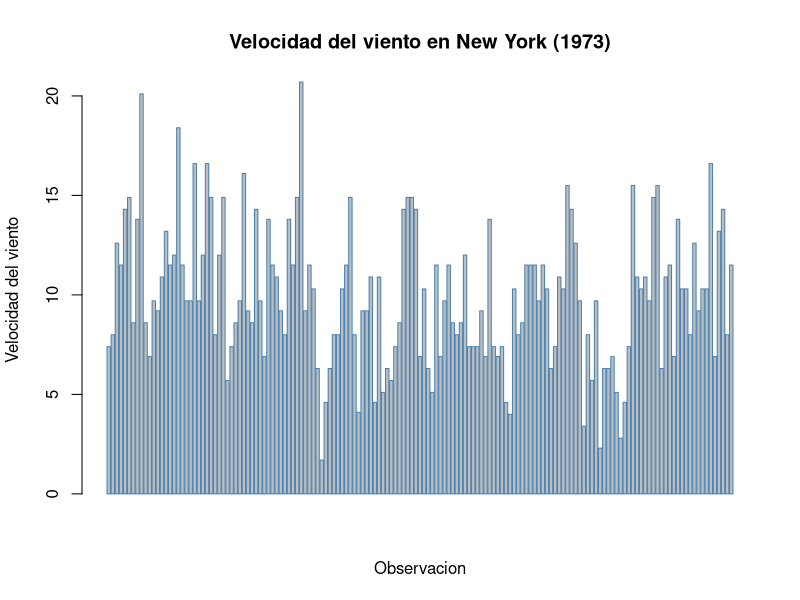
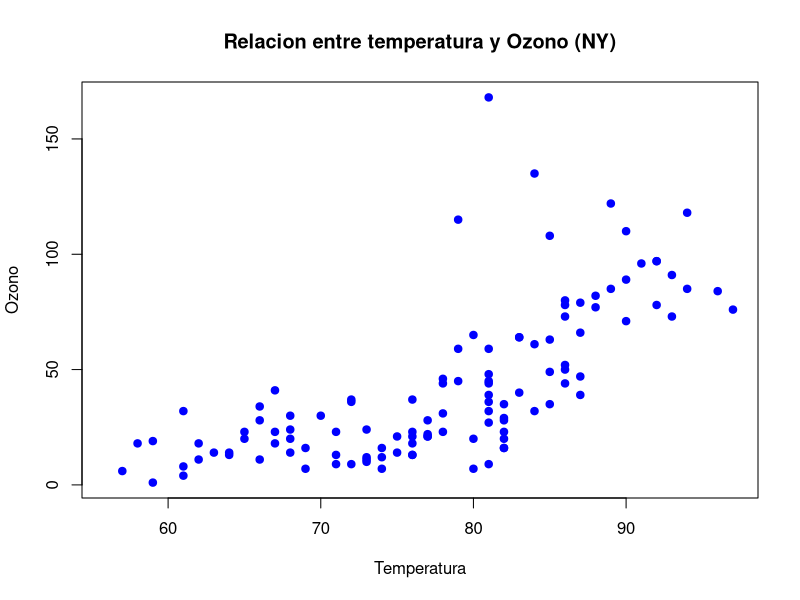

The R script that drew these images, in order:
# ==============================================================================
# UNIVERSIDAD DE COSTA RICA  -  ESCUELA DE ESTADISTICA
# XS-0129  PROGRAMACION PARA ESTADISTICA I
# ------------------------------------------------------------------------------
# PRACTICA SEMANA 11: CONSTRUCCION DE GRAFICOS CON R
# MODALIDAD: TRABAJO COLABORATIVO EN GIT / GITHUB
# Valor: 1% adicional sobre nota de curso
# Fecha entrega máxima: martes 26/05/2026
# Entrega esperada: documento PDF con enlace a repositorio
# ==============================================================================
#
# Esta practica se realiza EN PAREJAS o EN GRUPOS DE TRES personas.
# El grupo entrega un UNICO archivo .R, pero administrado de forma colaborativa
# en un repositorio de GitHub. Cada integrante DEBE aportar al menos un ejercicio
# con sus propios commits, de modo que el historial demuestre la participacion
# individual de cada quien.
#
# ------------------------------------------------------------------------------
# DATOS DEL GRUPO
# ------------------------------------------------------------------------------
# Integrante A: Keylin Francinni Cervantes Mata   Carne: C4E080  GitHub: Cervantes-gif
# Integrante B: Esteban Vargas Rodriguez  Carne: C5K725  GitHub: stebanvr
# Integrante C: ______________________  Carne: __________  GitHub: ____________
#               (deje en blanco si el grupo es de dos personas)
#
# ------------------------------------------------------------------------------
# OBJETIVOS DE APRENDIZAJE
# ------------------------------------------------------------------------------
#   1. Construir e interpretar graficos con el paquete base de R.
#   2. Aplicar la gramatica de graficos del paquete ggplot2 por capas.
#   3. Representar informacion geografica mediante mapas en R.
#   4. INVESTIGAR de forma autonoma otras librerias de visualizacion de R,
#      documentarlas y compararlas con las herramientas vistas en clase.
#   5. Utilizar Git y GitHub para versionar y desarrollar codigo de forma
#      COLABORATIVA (clonar, ramas, commits, pull requests y fusiones).
#
# ==============================================================================
# INSTRUCCIONES GENERALES
# ==============================================================================
#   - Trabajen DENTRO de este mismo archivo .R. Escriban su codigo debajo de
#     cada enunciado, en las lineas marcadas con ">>> ESCRIBA SU CODIGO AQUI".
#   - NO borren los enunciados (lineas que inician con #). Forman parte de la
#     entrega y permiten evaluar la practica.
#   - Cuando se pida COMENTAR o INTERPRETAR, escriban la respuesta como
#     comentario (#) justo debajo del codigo correspondiente.
#   - El archivo debe ejecutarse SIN ERRORES de principio a fin. Verifiquenlo
#     con source() o Ctrl+Shift+Enter (RStudio) antes de la entrega final.
#   - Cada ejercicio indica su INTEGRANTE RESPONSABLE entre corchetes, por
#     ejemplo  [Responsable: Integrante B]. Esa persona debe escribir el codigo
#     y subirlo con SUS PROPIOS commits (ver Parte 5).
#   - Esta practica vale 100 puntos. La distribucion aparece en cada parte.
#   - Todos los ejercicios deben estar completos y no debe haber commits 
#     luego de las 11:59 de hoy 26/05/2026
#
# ------------------------------------------------------------------------------
# REPARTO DE EJERCICIOS ENTRE INTEGRANTES
# ------------------------------------------------------------------------------
#   Integrante A : Ej 1.1, Ej 1.4, Ej 2.1, Ej 2.4, Ej 3.2  + redacta el README
#   Integrante B : Ej 1.2, Ej 1.5, Ej 2.2, Ej 2.5, Ej 3.3  + Ficha 4.2
#   Integrante C : Ej 1.3, Ej 1.6, Ej 2.3, Ej 3.1, Ej 4.4
#   TODO EL GRUPO: Parte 0, Ej 4.1 (eleccion de libreria) y Ej 4.3 (ejemplo).
#
#   * SI EL GRUPO ES DE DOS PERSONAS: no existe Integrante C. Repartan sus
#     ejercicios de forma equitativa entre A y B y ANOTEN aqui como quedaron:
#     Ej 1.3 -> B  Ej 1.6 -> B  Ej 2.3 -> A   Ej 3.1 -> A
#     Ej 4.4 -> A
#
#   El reparto busca que cada persona practique graficos base, ggplot2 y mapas.
#   Esta permitido AYUDARSE entre integrantes, pero cada quien debe SUBIR con
#   sus propios commits los ejercicios de los que es responsable.
#
# ------------------------------------------------------------------------------
# CONJUNTOS DE DATOS
# ------------------------------------------------------------------------------
#   Se trabajara con datasets incluidos en la instalacion base de R, por lo que
#   NO se requiere descargar archivos. Exploren su documentacion con help():
#       help("airquality")   # calidad del aire (Nueva York, 1973)
#       help("mtcars")       # caracteristicas de 32 automoviles
#       help("iris")         # medidas de tres especies de flores
#       help("ToothGrowth")  # crecimiento dental en conejillos de indias
# ==============================================================================


# ==============================================================================
# PARTE 0 - PREPARACION DEL ENTORNO  (5 puntos)   [Responsable: TODO EL GRUPO]
# ==============================================================================
#
# 0.1  Limpien el entorno de trabajo y carguen los datos que utilizaran.
#      Verifiquen la estructura y un resumen de cada conjunto de datos.

rm(list = ls())          # limpia el entorno
data("airquality")
data("mtcars")
data("iris")
data("ToothGrowth")

# >>> ESCRIBA SU CODIGO AQUI: use str() y summary() sobre airquality y mtcars.

str(airquality)
summary(airquality)

str(mtcars)
summary(mtcars)

# 0.2  En un comentario, indiquen cuantas observaciones y cuantas variables
#      tiene 'airquality' y mencionen si contiene valores faltantes (NA).

nrow(airquality)
ncol(airquality)

sum(is.na(airquality))

#
# Respuesta 0.2: Airquality tiene 153 observaciones y 6 variales. Si contiene valores
# faltantes en total 44 variables NA


# ==============================================================================
# PARTE 1 - GRAFICOS BASE DE R  (25 puntos)
# ==============================================================================
# Recuerden los argumentos comunes de las funciones graficas base:
#   main  = titulo        xlab / ylab = etiquetas de ejes
#   col   = color         xlim / ylim = limites de los ejes
#   pch   = tipo de punto border = color del borde
# ------------------------------------------------------------------------------

# ------------------------------------------------------------------------------
# Ejercicio 1.1  GRAFICO DE BARRAS  (4 pts)        [Responsable: Integrante A]
# ------------------------------------------------------------------------------
# Construya un grafico de barras VERTICAL de la variable airquality$Wind.
# Asignele un titulo, una etiqueta de eje y un color de su eleccion.

# >>> ESCRIBA SU CODIGO AQUI:

#Ejercicio 1.1- Grafico de barras vertical de airquality$Wind

barplot(airquality$Wind,
        main = "Velocidad del viento en New York (1973)",
        xlab = "Observacion",
        ylab = "Velocidad del viento",
        border = "steelblue")


#Interpretacion Cervantes:  El grafico muestra la velocidad del viento registrada en los 153 dias. La ,ayoria de las observaciones se encuentran entre 7 y 15 mph. 
#Se observan algunos picos maximos que superan los 20 mph y muy pocos dias con viento cerca de 0 mph.



# ------------------------------------------------------------------------------
# Ejercicio 1.2  HISTOGRAMA  (4 pts)               [Responsable: Integrante B]
# ------------------------------------------------------------------------------
# Construya un histograma de airquality$Ozone. Modifique el argumento 'breaks'
# para obtener al menos dos versiones (por ejemplo breaks = 5 y breaks = 15).
# COMENTE como cambia la interpretacion al variar el numero de clases.

# >>> ESCRIBA SU CODIGO AQUI:



# Comentario 1.2: ______________________________________________________________



# ------------------------------------------------------------------------------
# Ejercicio 1.3  DIAGRAMA DE CAJAS  (4 pts)        [Responsable: Integrante C]
# ------------------------------------------------------------------------------
# Construya un diagrama de cajas de airquality$Temp SEGUN el mes (Temp ~ Month).
# Pista: use la formula  boxplot(Temp ~ Month, data = airquality, ...).
# Interprete: en que mes se observa la mayor temperatura mediana.

# >>> ESCRIBA SU CODIGO AQUI:



# Comentario 1.3: ______________________________________________________________



# ------------------------------------------------------------------------------
# Ejercicio 1.4  DIAGRAMA DE DISPERSION  (4 pts)   [Responsable: Integrante A]
# ------------------------------------------------------------------------------
# Construya un grafico de dispersion entre airquality$Temp (eje X) y
# airquality$Ozone (eje Y). Use pch = 19 y describa la relacion observada.

# >>> ESCRIBA SU CODIGO AQUI:

#Ejercicio 1.4

plot(airquality$Temp,
     airquality$Ozone,
     main = "Relacion entre temperatura y Ozono (NY)",
     xlab = "Temperatura",
     ylab = "Ozono",
     pch = 19,
     col = "blue")


# Comentario 1.4: Se observa una relacion positiva entre la temperatura y el nivel de ozono, a mayor
# temperatura, tiende a mayor concentracion de ozono. La relacion no es perfectamente lineal pero si hay una
# tendencia clara de aumento 


# ------------------------------------------------------------------------------
# Ejercicio 1.5  GRAFICO DE PIE  (4 pts)           [Responsable: Integrante B]
# ------------------------------------------------------------------------------
# A partir de mtcars, cuente cuantos automoviles tienen 4, 6 y 8 cilindros
# (variable 'cyl') y represente esa distribucion en un grafico de pie.
# Agregue al grafico el PORCENTAJE correspondiente a cada categoria.
# Pista: table(mtcars$cyl) y construya las etiquetas con paste0() y round().

# >>> ESCRIBA SU CODIGO AQUI:



# ------------------------------------------------------------------------------
# Ejercicio 1.6  MULTIPLES GRAFICOS Y EXPORTACION  (5 pts)  [Resp.: Integrante C]
# ------------------------------------------------------------------------------
# a) Use par(mfrow = c(1, 2)) para colocar DOS graficos base de su eleccion
#    lado a lado. Restablezca el panel con par(mfrow = c(1, 1)) al terminar.
# b) Exporte uno de sus graficos a un archivo PNG usando png() ... dev.off().
#    IMPORTANTE: agregue ese .png al .gitignore (vea la Parte 5) para NO
#    versionar imagenes generadas automaticamente.

# >>> ESCRIBA SU CODIGO AQUI:



# ==============================================================================
# PARTE 2 - GRAFICOS CON ggplot2  (20 puntos)
# ==============================================================================
# Recuerden la estructura por CAPAS de la gramatica de graficos:
#   ggplot(datos, aes(...)) +   # datos + mapeo estetico
#       geom_*()            +   # geometria (puntos, barras, lineas...)
#       scale_*()           +   # escalas (colores, ejes)
#       facet_*()           +   # paneles por subconjuntos
#       labs()              +   # titulos y etiquetas
#       theme_*()               # apariencia general
# ------------------------------------------------------------------------------

# 2.0  Instalen (si es necesario) y carguen el paquete.
# install.packages("ggplot2")   # descomente solo si aun no lo tiene instalado
library(ggplot2)

# ------------------------------------------------------------------------------
# Ejercicio 2.1  PRIMER GRAFICO ggplot2  (4 pts)   [Responsable: Integrante A]
# ------------------------------------------------------------------------------
# Reproduzca el diagrama de dispersion del Ejercicio 1.4 (Temp vs Ozone) pero
# ahora con ggplot2 y geom_point().

# >>> ESCRIBA SU CODIGO AQUI:



# ------------------------------------------------------------------------------
# Ejercicio 2.2  MAPEO ESTETICO  (4 pts)           [Responsable: Integrante B]
# ------------------------------------------------------------------------------
# Al grafico anterior, agregue dentro de aes() el COLOR del punto segun el mes.
# Pista: como 'Month' es numerica, conviertala con factor(Month).
# COMENTE que aporta esta tercera variable a la lectura del grafico.

# >>> ESCRIBA SU CODIGO AQUI:



# Comentario 2.2: ______________________________________________________________



# ------------------------------------------------------------------------------
# Ejercicio 2.3  GEOMETRIAS ADICIONALES Y FACETAS  (4 pts)  [Resp.: Integrante C]
# ------------------------------------------------------------------------------
# Sobre el grafico del 2.2, agregue:
#   - una capa geom_smooth(method = "lm") para mostrar la tendencia lineal;
#   - un facet_wrap(~ Month) para separar un panel por mes.

# >>> ESCRIBA SU CODIGO AQUI:



# ------------------------------------------------------------------------------
# Ejercicio 2.4  GRAFICO DE BARRAS CON ggplot2  (4 pts)  [Resp.: Integrante A]
# ------------------------------------------------------------------------------
# Con el dataset 'iris', construya un grafico de barras que muestre el promedio
# de Sepal.Length por especie (Species). Use stat = "summary", fun = "mean".

# >>> ESCRIBA SU CODIGO AQUI:



# ------------------------------------------------------------------------------
# Ejercicio 2.5  PERSONALIZACION COMPLETA  (4 pts) [Responsable: Integrante B]
# ------------------------------------------------------------------------------
# Tome cualquiera de los graficos anteriores y combine TODAS las capas:
# labs() con titulo, subtitulo, etiquetas de ejes y fuente; un scale_*() para
# personalizar colores; y un theme_*() distinto al predeterminado.

# >>> ESCRIBA SU CODIGO AQUI:



# ==============================================================================
# PARTE 3 - GRAFICOS CON MAPAS  (15 puntos)
# ==============================================================================
# 3.0  Instalen (si es necesario) y carguen el paquete 'maps'.
# install.packages("maps", dep = TRUE)   # descomente si aun no lo tiene
library(maps)

# ------------------------------------------------------------------------------
# Ejercicio 3.1  MAPA BASE  (5 pts)                [Responsable: Integrante C]
# ------------------------------------------------------------------------------
# Dibuje el mapa del mundo con map(database = "world").
# Luego dibuje UNICAMENTE el mapa de un pais a su eleccion.
# Pista: map("world", regions = "Costa Rica", fill = TRUE, col = "lightgreen").

# >>> ESCRIBA SU CODIGO AQUI:



# ------------------------------------------------------------------------------
# Ejercicio 3.2  MAPA POLIGONAL CON ggplot2  (5 pts)  [Resp.: Integrante A]
# ------------------------------------------------------------------------------
# Use map_data() para obtener el contorno de un pais o region y dibujelo con
# ggplot2 + geom_polygon(). Aplique coord_quickmap() para corregir la escala.
# Pista:
#   region <- map_data("world", region = "Costa Rica")
#   ggplot(region, aes(long, lat, group = group)) +
#       geom_polygon(...) + coord_quickmap()

# >>> ESCRIBA SU CODIGO AQUI:



# ------------------------------------------------------------------------------
# Ejercicio 3.3  AGREGAR PUNTOS AL MAPA  (5 pts)   [Responsable: Integrante B]
# ------------------------------------------------------------------------------
# Sobre el mapa anterior, agregue uno o varios puntos con coordenadas conocidas
# (por ejemplo, la ciudad donde vive cada integrante del grupo). Use geom_point()
# y, opcionalmente, geom_text() o annotate() para etiquetar el punto.
# Pista: San Jose, Costa Rica  ->  long = -84.09, lat = 9.93

# >>> ESCRIBA SU CODIGO AQUI:



# ==============================================================================
# PARTE 4 - INVESTIGACION: OTRAS LIBRERIAS DE GRAFICOS EN R  (20 puntos)
# ==============================================================================
#
# El ecosistema de R ofrece MUCHAS librerias de visualizacion mas alla del
# paquete base, ggplot2 y maps. En esta parte el grupo debera INVESTIGAR de
# forma autonoma y aplicar una de ellas.
#
# ------------------------------------------------------------------------------
# 4.1  SELECCION DE LA LIBRERIA  (2 pts)           [Responsable: TODO EL GRUPO]
# ------------------------------------------------------------------------------
# Elijan UNA libreria de la siguiente lista (o propongan otra y consultenla con
# la persona docente). Anoten su eleccion en el comentario indicado.
#
#   GRAFICOS INTERACTIVOS
#     - plotly        : convierte graficos en interactivos (zoom, hover).
#     - highcharter   : graficos interactivos basados en Highcharts.
#     - dygraphs      : series de tiempo interactivas.
#
#   EXTENSIONES DE ggplot2
#     - ggridges      : graficos de densidad superpuestos ("joyplots").
#     - gganimate     : animaciones a partir de graficos ggplot2.
#     - patchwork     : combina varios graficos ggplot2 en un mismo panel.
#     - ggpubr        : graficos con apariencia "lista para publicar".
#     - ggthemes      : temas y paletas adicionales para ggplot2.
#
#   MAPAS INTERACTIVOS
#     - leaflet       : mapas interactivos con marcadores y capas.
#     - tmap          : mapas tematicos (modo estatico e interactivo).
#
#   GRAFICOS ESPECIALIZADOS
#     - corrplot      : visualizacion de matrices de correlacion.
#     - treemap       : mapas de arbol (treemaps) jerarquicos.
#     - GGally        : matrices de graficos y graficos de pares.
#     - wordcloud     : nubes de palabras.
#     - lattice       : sistema de graficos alternativo (graficos en celosia).
#
# Libreria elegida: ____________________________________________________________
# Justifiquen en una o dos lineas por que la eligieron:
#   ___________________________________________________________________________
#
# ------------------------------------------------------------------------------
# 4.2  FICHA DE DOCUMENTACION  (6 pts)             [Responsable: Integrante B]
# ------------------------------------------------------------------------------
# Investiguen en la documentacion oficial (CRAN, viñetas, sitio del paquete) y
# COMPLETEN la siguiente ficha como comentarios. Indiquen las fuentes.
#
#   a) Nombre del paquete y autor(es) principales:
#      _________________________________________________________________________
#   b) Para que tipo de visualizaciones se utiliza:
#      _________________________________________________________________________
#   c) Funcion(es) principal(es) del paquete y que hace cada una:
#      _________________________________________________________________________
#   d) Una ventaja y una limitacion frente al paquete base o ggplot2:
#      Ventaja:    ______________________________________________________________
#      Limitacion: ______________________________________________________________
#   e) Fuentes consultadas (al menos dos, con su enlace):
#      1) _______________________________________________________________________
#      2) _______________________________________________________________________
#
# ------------------------------------------------------------------------------
# 4.3  EJEMPLO APLICADO  (8 pts)                   [Responsable: TODO EL GRUPO]
# ------------------------------------------------------------------------------
# Instalen y carguen la libreria elegida. Luego construyan UN grafico funcional
# con alguno de los datasets de esta practica (airquality, mtcars, iris o
# ToothGrowth). El grafico debe tener titulo y etiquetas de ejes claras.
# Documenten cada paso con comentarios.
#
# SUGERENCIA DE COLABORACION: este ejercicio es del grupo completo. Trabajenlo
# en una rama compartida (por ejemplo 'feature/parte4') y resuelvan en conjunto
# cualquier conflicto de fusion que aparezca.

# install.packages("__________")   # escriba aqui el nombre de su libreria
# library(__________)

# >>> ESCRIBA SU CODIGO AQUI:



# ------------------------------------------------------------------------------
# 4.4  COMPARACION Y REFLEXION  (4 pts)            [Responsable: Integrante C]
# ------------------------------------------------------------------------------
# Reproduzca un grafico EQUIVALENTE o lo mas parecido posible al del punto 4.3
# usando el paquete base o ggplot2. Luego responda en comentarios:
#
#   a) Que diferencias noto en la cantidad y claridad del codigo:
#      _________________________________________________________________________
#   b) En que situacion recomendaria usar la libreria investigada y en cual
#      preferiria el paquete base o ggplot2:
#      _________________________________________________________________________

# >>> ESCRIBA AQUI EL GRAFICO EQUIVALENTE CON BASE O ggplot2:



# ==============================================================================
# PARTE 5 - TRABAJO COLABORATIVO CON GIT Y GITHUB  (15 puntos)
# ==============================================================================
#
# Esta parte NO se "programa" en R: se EVIDENCIA en el repositorio de GitHub del
# grupo. Sigan el flujo de trabajo descrito abajo. Todos los comandos de Git se
# escriben en la TERMINAL del sistema (no en la consola de R), o pueden usar el
# panel Git de RStudio / GitHub Desktop si lo prefieren.
#
# ------------------------------------------------------------------------------
# 5.1  CREACION Y CONFIGURACION DEL REPOSITORIO  (4 pts)
# ------------------------------------------------------------------------------
# a) UNA sola persona del grupo crea en GitHub un repositorio llamado:
#       XS0129-P11-Apellido1-Apellido2
#    Configurelo como público e inicialicelo con un archivo README.md.
#
# b) Esa persona agrega como COLABORADORES (Settings > Collaborators) a:
#       - cada integrante del grupo (con su usuario de GitHub), y
#       - el usuario de la persona docente:  __________________ (a indicar).
#
# c) Cada integrante CLONA el repositorio en su computadora:
#       git clone https://github.com/usuario/XS0129-P11-Apellido1-Apellido2.git
#
# d) Coloquen este archivo .R dentro del repositorio y configuren su identidad
#    (la primera vez en cada computadora):
#       git config --global user.name  "Nombre Apellido"
#       git config --global user.email "correo@ucr.ac.cr"
#
# ------------------------------------------------------------------------------
# 5.2  ARCHIVOS DEL REPOSITORIO  (3 pts)
# ------------------------------------------------------------------------------
# El repositorio debe contener al menos:
#   - Practica_Semana_11_-_Graficos_en_R.R   (este archivo)
#   - README.md   : redactado por el Integrante A. Debe incluir el nombre del
#                   curso, los integrantes del grupo y una breve descripcion.
#   - .gitignore  : debe ignorar archivos generados (por ejemplo *.png del
#                   Ejercicio 1.6, la carpeta .Rproj.user/ y el archivo .Rhistory).
#
#   Contenido sugerido para .gitignore:
#       .Rhistory
#       .RData
#       .Rproj.user/
#       *.png
#
# ------------------------------------------------------------------------------
# 5.3  FLUJO DE TRABAJO POR RAMAS Y COMMITS  (5 pts)
# ------------------------------------------------------------------------------
# Cada integrante trabaja sus ejercicios asignados en SU PROPIA RAMA y luego
# los integra mediante un Pull Request. Pasos para cada integrante:
#
#   1) Actualizar la rama principal y crear la rama personal:
#        git checkout main
#        git pull origin main
#        git checkout -b parte-integranteA      # use su letra: A, B o C
#
#   2) Escribir el codigo de SUS ejercicios en este archivo y guardarlo.
#
#   3) Registrar el avance con commits. Haga UN COMMIT POR EJERCICIO, usando
#      mensajes claros que incluyan el numero del ejercicio. Ejemplos:
#        git add Practica_Semana_11_-_Graficos_en_R.R
#        git commit -m "Ej 1.1: grafico de barras vertical de Wind"
#        git commit -m "Ej 2.1: dispersion Temp vs Ozone con ggplot2"
#
#   4) Subir la rama al repositorio remoto:
#        git push origin parte-integranteA
#
#   5) En GitHub, abrir un PULL REQUEST de su rama hacia 'main'. Otro
#      integrante debe REVISARLO y aprobarlo antes de fusionarlo (merge).
#
# REQUISITO MINIMO VERIFICABLE: en el historial (git log o la pestaña Insights
# de GitHub) debe constar que CADA integrante realizo, como minimo, UN commit
# por cada ejercicio del que es responsable, con su propia cuenta de GitHub.
#
# ------------------------------------------------------------------------------
# 5.4  RESOLUCION DE CONFLICTOS Y BITACORA  (3 pts)
# ------------------------------------------------------------------------------
# Como todos editan el mismo archivo, es probable que aparezca al menos un
# CONFLICTO DE FUSION al hacer merge. Resuelvanlo en conjunto y, una vez
# terminada la practica, completen abajo una breve bitacora del trabajo.
#
#   BITACORA DEL GRUPO (responder como comentarios):
#   a) Cuantas ramas y cuantos pull requests crearon en total:
#      _________________________________________________________________________
#   b) Describan brevemente un conflicto de fusion que enfrentaron y como lo
#      resolvieron (o expliquen como lo evitaron):
#      _________________________________________________________________________
#   c) Que aprendio el grupo sobre el trabajo colaborativo con Git:
#      _________________________________________________________________________
#
# ==============================================================================
# RUBRICA DE EVALUACION (resumen)
# ==============================================================================
#   Parte 0  - Preparacion del entorno ............................   5 pts
#   Parte 1  - Graficos base de R .................................  25 pts
#   Parte 2  - Graficos con ggplot2 ...............................  20 pts
#   Parte 3  - Graficos con mapas .................................  15 pts
#   Parte 4  - Investigacion de otras librerias ...................  20 pts
#   Parte 5  - Trabajo colaborativo con Git y GitHub ..............  15 pts
#                                                            TOTAL = 100 pts
#
#   CONSIDERACIONES SOBRE LA NOTA DE GRUPO:
#   - Se descuentan hasta 5 puntos si el archivo NO se ejecuta completo sin
#     errores o si se eliminan los enunciados originales.
#   - El historial de commits es individual: si un integrante NO presenta
#     commits propios de sus ejercicios asignados, esos puntos NO se le
#     acreditan, aunque el ejercicio aparezca resuelto en el archivo final.
#   - La entrega consiste en compartir la URL del repositorio (con la persona
#     docente ya agregada como colaboradora). NO se reciben archivos por correo.
#
# ==============================================================================
# FIN DE LA PRACTICA - SEMANA 11
# ==============================================================================
